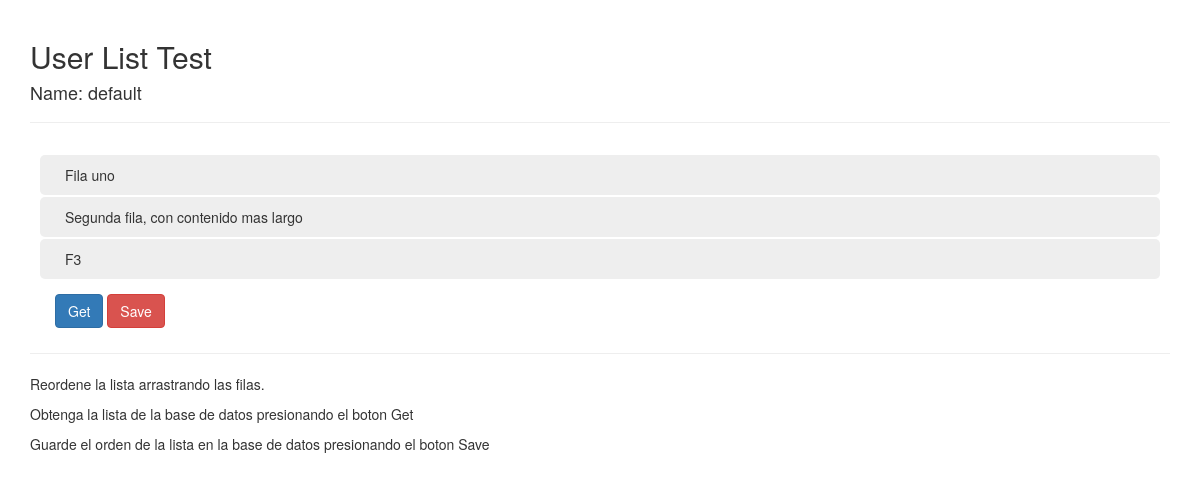
The page /userlist/ on the database its author committed.
### digitest/userlist/models.py (models this page shows, shortened)
class UserList(models.Model):
    name = models.CharField(max_length=200)

class ListRow(models.Model):
    list = models.ForeignKey(UserList, on_delete=models.CASCADE, related_name='rows')
    content = models.CharField(max_length=200)
    position = models.PositiveSmallIntegerField(default=0)

### digitest/userlist/views.py (the view)
# urls.py: path('', views.index, name='index'),
def index(request):
    try:
        ulist = UserList.objects.all().order_by('?').first()
    except:
        return
    template = loader.get_template('userlist/userlist.html')
    context ={'userlist': ulist,}
    return HttpResponse(template.render(context, request))

### digitest/userlist/templates/userlist/userlist.html (shortened to what this page needs)
{% extends "base.html" %}
{% block content %}
<div class="page-header">
	<h2>User List Test</h2>
	<h4>Name: <span class="listname">{{ userlist.name }}</span></h4>
</div>
<div class="userlist">
		{% for row in userlist.rows.all %}
		<div id="row{{ row.id }}" class="listrow">{{ row.content }}</div>
		{% endfor %}
</div>
<div class="buttonbar">
		<button type="button" class="btn btn-primary btn-get">Get</button>
		<button type="submit" class="btn btn-danger btn-save">Save</button>
</div>
<hr>
<p>Reordene la lista arrastrando las filas.</p>
<p>Obtenga la lista de la base de datos presionando el boton Get</p>
<p>Guarde el orden de la lista en la base de datos presionando el boton Save</p>
{% endblock %}

### digitest/userlist/static/css/style.css (style rules this page uses)
.userlist { padding: 10px; }
.listrow { padding: 10px 25px; background-color: #eee; border-radius:5px; margin-top: 2px; }
.buttonbar { padding : 5px 25px; }

### rows shown on the page
UserList: name "default"
ListRow: content "Fila uno"
ListRow: content "Segunda fila, con contenido mas largo"
ListRow: content "F3"
